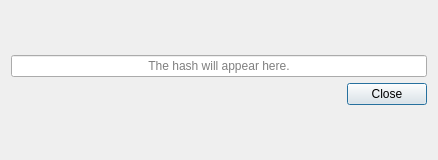
<?xml version="1.0" encoding="UTF-8"?>
<ui version="4.0">
 <class>ShowHashClass</class>
 <widget class="QDialog" name="ShowHashClass">
  <property name="windowModality">
   <enum>Qt::WindowModal</enum>
  </property>
  <property name="geometry">
   <rect>
    <x>0</x>
    <y>0</y>
    <width>438</width>
    <height>160</height>
   </rect>
  </property>
  <property name="sizePolicy">
   <sizepolicy hsizetype="Minimum" vsizetype="Preferred">
    <horstretch>0</horstretch>
    <verstretch>0</verstretch>
   </sizepolicy>
  </property>
  <property name="windowTitle">
   <string>ShowHash</string>
  </property>
  <layout class="QVBoxLayout" name="verticalLayout">
   <item>
    <spacer name="verticalSpacer">
     <property name="orientation">
      <enum>Qt::Vertical</enum>
     </property>
     <property name="sizeHint" stdset="0">
      <size>
       <width>20</width>
       <height>40</height>
      </size>
     </property>
    </spacer>
   </item>
   <item>
    <widget class="QLineEdit" name="OutputLine">
     <property name="inputMask">
      <string/>
     </property>
     <property name="text">
      <string/>
     </property>
     <property name="alignment">
      <set>Qt::AlignCenter</set>
     </property>
     <property name="readOnly">
      <bool>true</bool>
     </property>
     <property name="placeholderText">
      <string>The hash will appear here.</string>
     </property>
    </widget>
   </item>
   <item>
    <layout class="QHBoxLayout" name="horizontalLayout">
     <item>
      <spacer name="horizontalSpacer">
       <property name="orientation">
        <enum>Qt::Horizontal</enum>
       </property>
       <property name="sizeHint" stdset="0">
        <size>
         <width>40</width>
         <height>20</height>
        </size>
       </property>
      </spacer>
     </item>
     <item>
      <widget class="QPushButton" name="pushButton">
       <property name="text">
        <string>Close</string>
       </property>
       <property name="default">
        <bool>true</bool>
       </property>
      </widget>
     </item>
    </layout>
   </item>
   <item>
    <spacer name="verticalSpacer_2">
     <property name="orientation">
      <enum>Qt::Vertical</enum>
     </property>
     <property name="sizeHint" stdset="0">
      <size>
       <width>20</width>
       <height>40</height>
      </size>
     </property>
    </spacer>
   </item>
  </layout>
 </widget>
 <layoutdefault spacing="6" margin="11"/>
 <tabstops>
  <tabstop>pushButton</tabstop>
  <tabstop>OutputLine</tabstop>
 </tabstops>
 <resources/>
 <connections>
  <connection>
   <sender>pushButton</sender>
   <signal>clicked()</signal>
   <receiver>ShowHashClass</receiver>
   <slot>close()</slot>
   <hints>
    <hint type="sourcelabel">
     <x>552</x>
     <y>214</y>
    </hint>
    <hint type="destinationlabel">
     <x>515</x>
     <y>258</y>
    </hint>
   </hints>
  </connection>
 </connections>
</ui>
